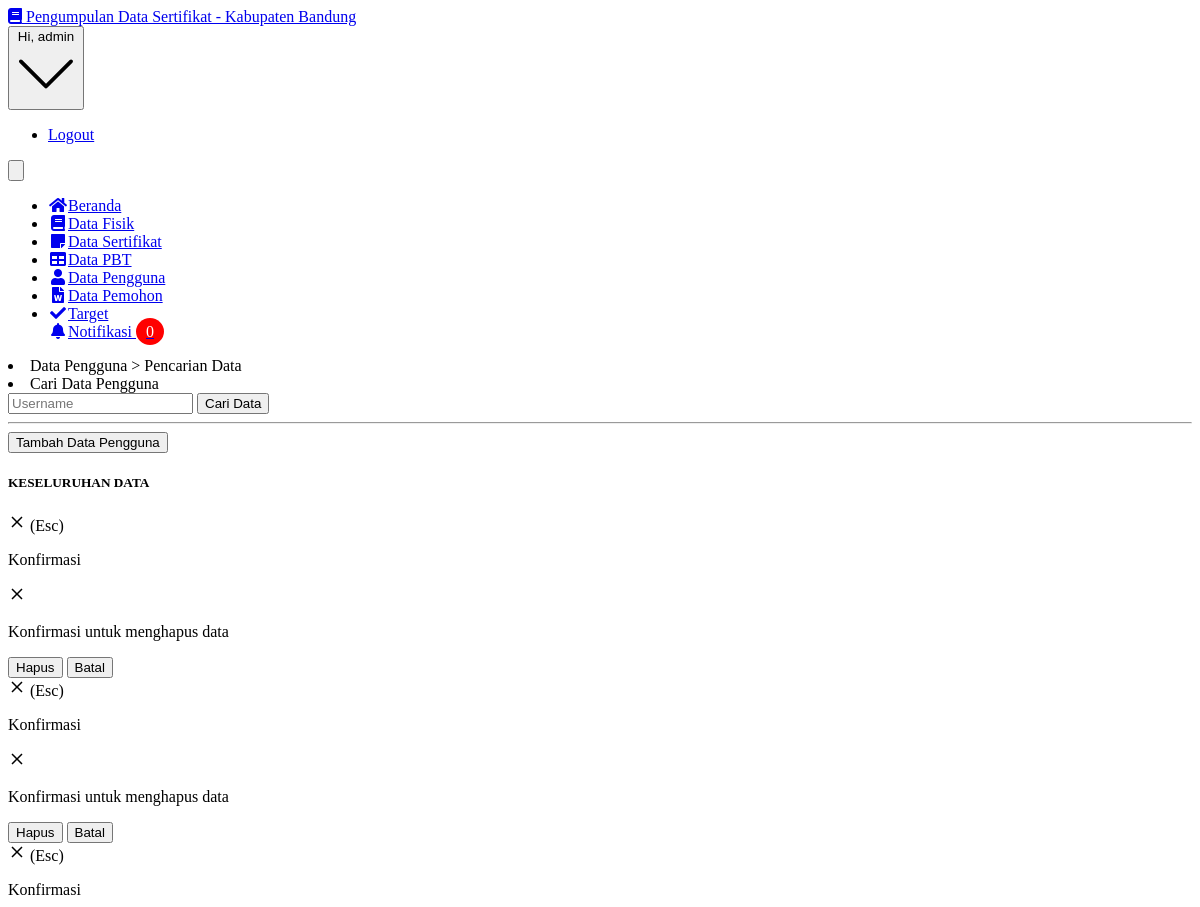
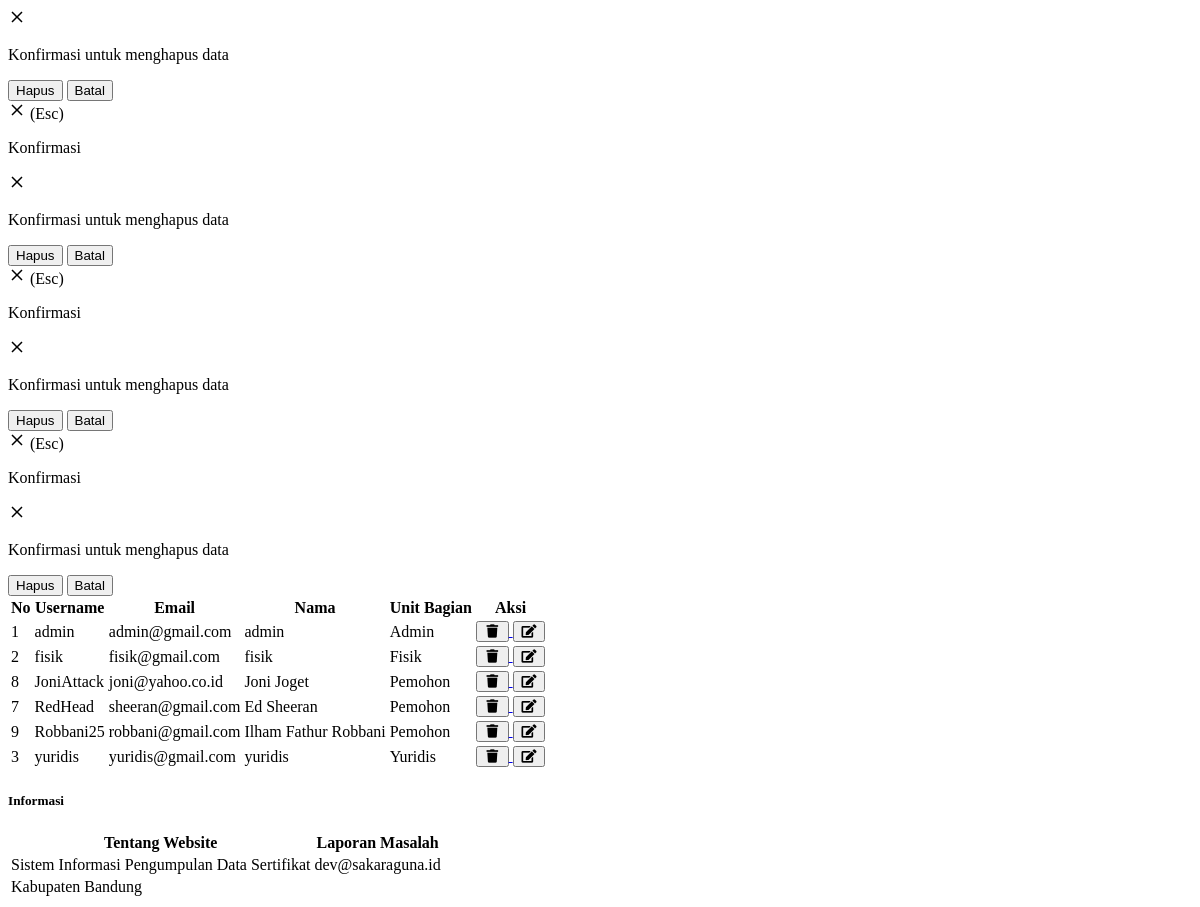
The page /admin/users.php (signed in) on the database its author committed (2 pictures, top to bottom).
### tables this page shows
CREATE TABLE `user` (
  `id_user` int(5) NOT NULL,
  `username` varchar(20) NOT NULL,
  `password` varchar(50) NOT NULL,
  `email` varchar(50) NOT NULL,
  `nama_lengkap` varchar(50) NOT NULL,
  `jabatan` varchar(10) NOT NULL,
  `dibuat_pada` timestamp(6) NOT NULL DEFAULT CURRENT_TIMESTAMP(6) ON UPDATE CURRENT_TIMESTAMP(6)
);

### admin/users.php (the view, shortened to what this page needs)
<?php
include '../core/conn.php';
$judul = "KESELURUHAN DATA";
$ambilNotif = mysqli_query($connection,"SELECT * FROM permohonan WHERE notif = 'unread' ORDER BY id_permohonan ASC");
$jumlahNotif = mysqli_num_rows($ambilNotif);
if(isset($_GET['submit'])){
  $username = $_GET['username'];
  $data = mysqli_query($connection, "SELECT * FROM user WHERE username LIKE '%".$username."%'");
  $judul = "HASIL PENCARIAN";
}else{
  $data = mysqli_query($connection, "SELECT * FROM user");
  $judul = "KESELURUHAN DATA";
}
?>
<!DOCTYPE html>
<html lang="en">
  <head>
    <link rel="stylesheet" href="https://use.fontawesome.com/releases/v5.3.1/css/all.css">
    <link href="../assets/css/style.css" rel="stylesheet" type="text/css">
  </head>
  <body class="bg-gray-100 font-sans leading-normal tracking-normal">
    <nav id="header" class="bg-white fixed w-full z-10 top-0 shadow">
      <div class="w-full container mx-auto flex flex-wrap items-center mt-0 pt-3 pb-3 md:pb-0">
        <div class="w-1/2 pl-2 md:pl-0">
          <a class="text-gray-900 text-base xl:text-xl no-underline hover:no-underline font-bold" href="#">
          <i class="fas fa-book text-orange-600 pr-3"></i> Pengumpulan Data Sertifikat - Kabupaten Bandung
          </a>
        </div>
        <div class="w-1/2 pr-0">
          <div class="flex relative inline-block float-right">
            <div class="relative text-sm">
              <button id="userButton" class="flex items-center focus:outline-none mr-3">
                  <span class="hidden md:inline-block">Hi, <?php echo $_SESSION['username'];?></span>
              </button>
              <div id="userMenu" class="bg-white rounded shadow-md mt-2 absolute mt-12 top-0 right-0 min-w-full overflow-auto z-30 invisible">
                <ul class="list-reset">
                  <li><a href="../core/logout.php" class="px-4 py-2 block text-gray-900 hover:bg-gray-400 no-underline hover:no-underline">Logout</a></li>
                </ul>
              </div>
            </div>
            <div class="block lg:hidden pr-4">
              <button id="nav-toggle" class="flex items-center px-3 py-2 border rounded text-gray-500 border-gray-600 hover:text-gray-900 hover:border-teal-500 appearance-none focus:outline-none">
              </button>
            </div>
          </div>
        </div>
        <div class="w-full flex-grow lg:flex lg:items-center lg:w-auto hidden lg:block mt-2 lg:mt-0 bg-white z-20" id="nav-content">
          <ul class="list-reset lg:flex flex-1 items-center px-4 md:px-0">
            <li class="mr-6 my-2 md:my-0">
              <a href="index.php" class="block py-1 md:py-3 pl-1 align-middle text-gray-500 no-underline hover:text-gray-900 border-b-2 border-white hover:border-orange-600">
              <i class="fas fa-home fa-fw mr-3 text-gray-500"></i><span class="pb-1 md:pb-0 text-sm">Beranda</span>
              </a>
            </li>
            <li class="mr-6 my-2 md:my-0">
              <a href="fisik.php" class="block py-1 md:py-3 pl-1 align-middle text-gray-500 no-underline hover:text-gray-900 border-b-2 border-white hover:border-pink-500">
              <i class="fas fa-book fa-fw mr-3"></i><span class="pb-1 md:pb-0 text-sm">Data Fisik</span>
              </a>
            </li>
            <li class="mr-6 my-2 md:my-0">
              <a href="sertifikat.php" class="block py-1 md:py-3 pl-1 align-middle text-gray-500 no-underline hover:text-gray-900 border-b-2 border-white hover:border-purple-500">
              <i class="fa fa-sticky-note fa-fw mr-3"></i><span class="pb-1 md:pb-0 text-sm">Data Sertifikat</span>
              </a>
            </li>
            <li class="mr-6 my-2 md:my-0">
              <a href="pbt.php" class="block py-1 md:py-3 pl-1 align-middle text-gray-500 no-underline hover:text-gray-900 border-b-2 border-white hover:border-green-500">
              <i class="fas fa-table fa-fw mr-3"></i><span class="pb-1 md:pb-0 text-sm">Data PBT</span>
              </a>
            </li>
            <li class="mr-6 my-2 md:my-0">
              <a href="#" class="block py-1 md:py-3 pl-1 align-middle text-red-500 no-underline hover:text-gray-900 border-b-2 border-white  border-red-500 hover:border-red-500">
              <i class="fa fa-user fa-fw mr-3"></i><span class="pb-1 md:pb-0 text-sm">Data Pengguna</span>
              </a>
            </li>
            <li class="mr-6 my-2 md:my-0">
              <a href="permohonan.php" class="block py-1 md:py-3 pl-1 align-middle text-gray-500 no-underline hover:text-gray-900 border-b-2 border-white hover:border-blue-500">
              <i class="fa fa-file-word fa-fw mr-3"></i><span class="pb-1 md:pb-0 text-sm">Data Pemohon</span>
              </a>
            </li>
            <li class="mr-6 my-2 md:my-0">
              <a href="target.php" class="block py-1 md:py-3 pl-1 align-middle text-gray-500 no-underline hover:text-gray-900 border-b-2 border-white hover:border-yellow-500">
              <i class="fa fa-check fa-fw mr-3"></i><span class="pb-1 md:pb-0 text-sm">Target</span>
              </a>
            </li>
            <li class="dropdown mr-6 my-2 md:my-0">
              <a href="#" class="block py-1 md:py-3 pl-1 align-middle text-gray-500 no-underline hover:text-gray-900 border-b-2 border-white">
              <i class="fa fa-bell fa-fw mr-3"></i><span class="pb-1 md:pb-0 text-sm">Notifikasi <span class="badge"><?php echo $jumlahNotif;?></span></span>
              </a>
            </li>
          </ul>
        </div>
      </div>
    </nav>
    <div class="container w-full mx-auto pt-20">
      <div class="w-full px-4 md:px-0 md:mt-8 mb-16 text-gray-800 leading-normal ">
        <div class="inline flex flex-wrap items-center justify-center">
          <div class="w-full md:w-1/2 xl:w-1/2 p-3">
            <div class="bg-white border rounded shadow p-2">
              <form action="" method="GET" class="bg-white rounded p-10">
                <li class="list-none"><span class="text-sm text-gray-500">Data Pengguna > Pencarian Data</span></li>
                <li class="list-none"><span class="text-xl font-bold">Cari Data Pengguna</span></li>
                <input autocomplete=off type="text" class="mt-3 inline-block bg-gray-200 focus:border-green-500 focus:border-6 shadow-sm appearance-none border rounded w-full py-2 px-3 text-sm text-gray-700 leading-normal focus:outline-none mb-4" placeholder="Username" name="username"/>
                <input  class="mt-1 rounded-md text-sm appearance-none border w-100 py-2 px-6 font-reguler bg-green-800 cursor-pointer hover:bg-gray-900 hover:transition duration-700 text-gray-400 leading-normal" type="submit" name="submit" value="Cari Data">
              </form>
            </div>
          </div>
        </div>
        <hr class="border-b-2 border-gray-400 my-8 mx-4">
        <a href="tambah_user.php">
        <button  class="rounded-md text-sm ml-3 appearance-none border w-100 py-2 px-6 font-reguler bg-blue-800 cursor-pointer hover:bg-gray-900 hover:transition duration-700 text-gray-400 leading-normal">
        Tambah Data Pengguna
        </button>
        </a>
        <div class="w-full p-3">
          <div class="bg-white border rounded shadow-sm p-3">
            <div class="border-b p-3">
              <h5 class="font-bold uppercase text-gray-600"><?=$judul?></h5>
            </div>
            <table class="table-auto w-full">
              <thead>
                <tr class="bg-blue-300">
                  <th class="px-4 py-2">No</th>
                  <th class="px-4 py-2">Username</th>
                  <th class="px-4 py-2">Email</th>
                  <th class="px-4 py-2">Nama</th>
                  <th class="px-4 py-2">Unit Bagian</th>
                  <th class="px-4 py-2">Aksi</th>
                </tr>
              </thead>
              <tbody>
              <?php
                while($d = mysqli_fetch_array($data)){
              ?>
                <tr class="text-center">
                  <td class="border px-4 py-2"><?=$d['id_user'];?></td>
                  <td class="border px-4 py-2"><?=$d['username'];?></td>
                  <td class="border px-4 py-2"><?=$d['email'];?></td>
                  <td class="border px-4 py-2"><?=$d['nama_lengkap'];?></td>
                  <td class="border px-4 py-2"><?=$d['jabatan'];?></td>
                  <td class="border px-4 py-2">
                    <a onClick="return confirm('Yakin Ingin Menghapus Data?')" href="controller/DeleteUserController.php?id_user=<?=$d['id_user'];?>">
                    <button  title="Hapus" class=" bg-red-400 px-2 py-1 text-sm rounded-md text-red-700"> <i class="fa fa-trash fa-fw"></i> </button>
                    </a>
                    <a href="edit_user.php?id_user=<?=$d['id_user'];?>"><button title="Edit" class="bg-green-400 px-2 py-1 text-sm rounded-md text-green-700"> <i class="fa fa-edit fa-fw"></i> </button></a>
                  </td>
                </tr>
              <div class="modal opacity-0 pointer-events-none fixed w-full h-full top-0 left-0 flex items-center justify-center">
                <div class="modal-container bg-white w-11/12 md:max-w-md mx-auto rounded shadow-lg z-50 overflow-y-auto">
                  <div class="modal-close absolute top-0 right-0 cursor-pointer flex flex-col items-center mt-4 mr-4 text-white text-sm z-50">
                    <svg class="fill-current text-white" xmlns="http://www.w3.org/2000/svg" width="18" height="18" viewBox="0 0 18 18">
                      <path d="M14.53 4.53l-1.06-1.06L9 7.94 4.53 3.47 3.47 4.53 7.94 9l-4.47 4.47 1.06 1.06L9 10.06l4.47 4.47 1.06-1.06L10.06 9z"></path>
                    </svg>
                    <span class="text-sm">(Esc)</span>
                  </div>
                  <div class="modal-content py-4 text-left px-6">
                    <div class="flex justify-between items-center pb-3">
                      <p class="text-2xl font-bold">Konfirmasi</p>
                      <div class="modal-close cursor-pointer z-50">
                        <svg class="fill-current text-black" xmlns="http://www.w3.org/2000/svg" width="18" height="18" viewBox="0 0 18 18">
                          <path d="M14.53 4.53l-1.06-1.06L9 7.94 4.53 3.47 3.47 4.53 7.94 9l-4.47 4.47 1.06 1.06L9 10.06l4.47 4.47 1.06-1.06L10.06 9z"></path>
                        </svg>
                      </div>
                    </div>
                    <p>Konfirmasi untuk menghapus data</p>
                    <div class="flex justify-end pt-2">
                      <a href="controller/DeleteUserController.php?username=<?=$d['username'];?>"><button class="px-4 bg-transparent p-3 rounded-lg text-indigo-500 hover:bg-gray-100 hover:text-indigo-400 mr-2">Hapus</button></a>
                      <button class="focus:no-outline modal-close px-4 bg-indigo-500 p-3 rounded-lg text-white hover:bg-indigo-400">Batal</button>
                    </div>
                  </div>
                </div>
              </div>
                <?php } ?>
              </tbody>
            </table>
          </div>
        </div>
          <div class="w-full p-3">
            <div class="bg-white border rounded shadow">
              <div class="border-b p-3">
                <h5 class="font-bold uppercase text-gray-600">Informasi</h5>
              </div>
              <div class="p-5">
                <table class="w-full p-5 text-gray-700">
                  <thead>
                    <tr>
                      <th class="text-left text-blue-900">Tentang Website</th>
                      <th class="text-left text-blue-900">Laporan Masalah</th>
                    </tr>
                  </thead>
                  <tbody>
                    <tr>
                      <td>Sistem Informasi Pengumpulan Data Sertifikat</td>
                      <td>dev@sakaraguna.id</td>
                    </tr>
                    <tr>
                      <td>Kabupaten Bandung</td>
                    </tr>
                  </tbody>
                </table>
              </div>
            </div>
          </div>
        </div>
        </div>
</body>
</html>

### admin/users.php (style rules this page uses)
.badge { top: -10px; right: -10px; padding: 5px 10px; border-radius: 50%; background-color: red; color: white; }
li.dropdown { display: inline-block; }
.modal { transition: opacity 0.25s ease; }

### rows shown on the page
user: id_user "1", username "admin", email "admin@gmail.com", nama_lengkap "admin", jabatan "Admin"
user: id_user "2", username "fisik", email "fisik@gmail.com", nama_lengkap "fisik", jabatan "Fisik"
user: id_user "8", username "JoniAttack", email "joni@yahoo.co.id", nama_lengkap "Joni Joget", jabatan "Pemohon"
user: id_user "7", username "RedHead", email "sheeran@gmail.com", nama_lengkap "Ed Sheeran", jabatan "Pemohon"
user: id_user "9", username "Robbani25", email "robbani@gmail.com", nama_lengkap "Ilham Fathur Robbani", jabatan "Pemohon"
user: id_user "3", username "yuridis", email "yuridis@gmail.com", nama_lengkap "yuridis", jabatan "Yuridis"

### other values the page prints
$_SESSION['username'] "admin"
$jumlahNotif "0"
$judul "KESELURUHAN DATA"
